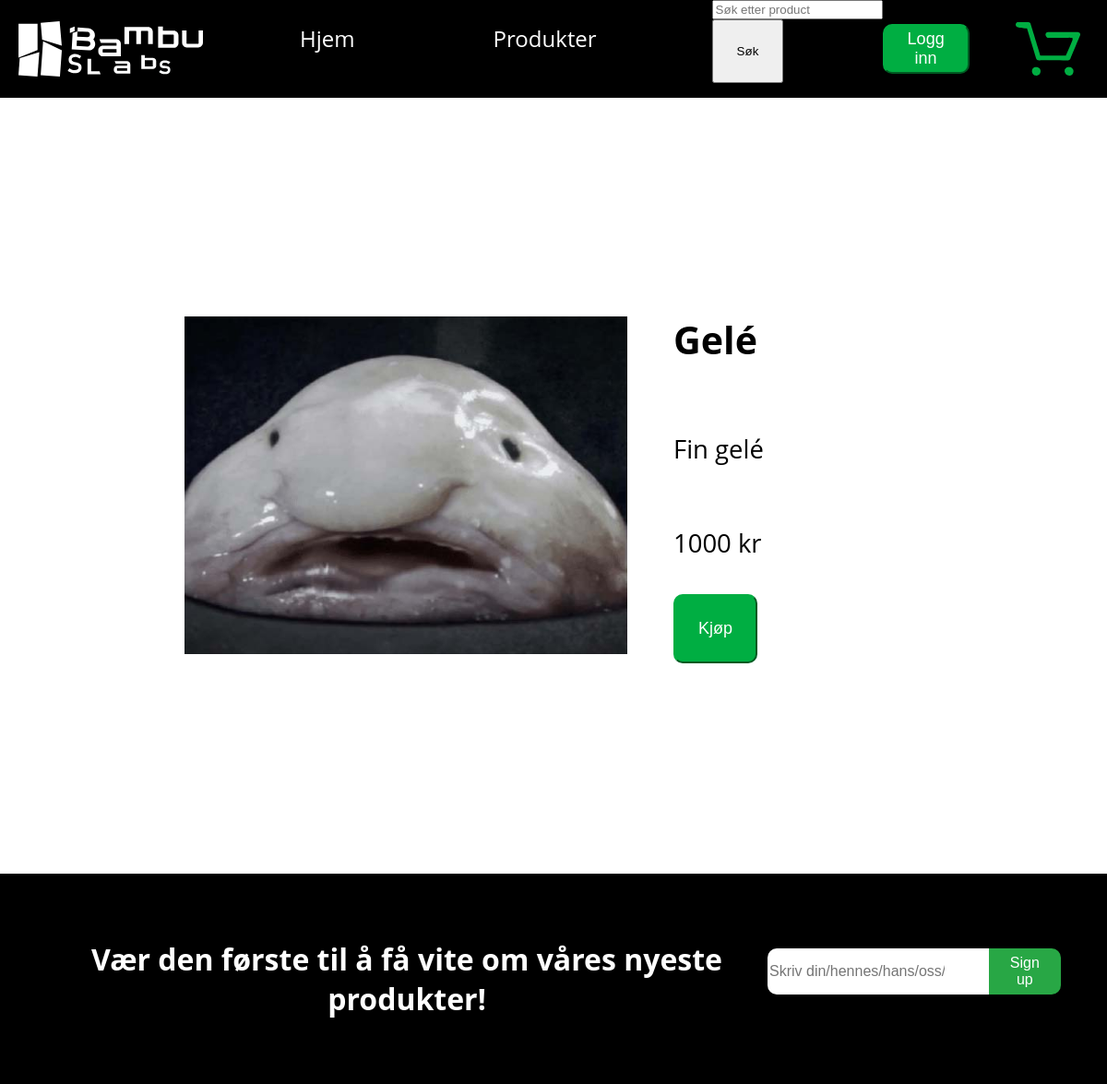
/prudukt.html?id=2, run on the app's committed database.
### app.py (models this page shows)
class Produkt(db.Model):
    id = db.Column(db.String, primary_key=True)
    name = db.Column(db.String, nullable=False)
    price = db.Column(db.String, nullable=False)
    pricetall = db.Column(db.Integer, nullable=False)
    pricetext = db.Column(db.String, nullable=False)
    image = db.Column(db.String, nullable=False)
    description = db.Column(db.Text, nullable=False)

### app.py (the view, shortened to what this page needs)
@app.route('/prudukt.html', methods=['GET', 'POST'])
def hent_produkter():
    product_id = request.args.get('id')  # Henter ID fra spørringsparameter
    produkt = Produkt.query.get(product_id)  # Henter produktet med den spesifikke ID-en
    if produkt is None:
        return "Produkt ikke funnet", 404  # Returner 404 hvis produktet ikke finnes
    return render_template('prudukt.html', produkt=produkt)

### templates/prudukt.html (shortened to what this page needs)
{% extends 'nav2.html' %}
{% block body %}
<!DOCTYPE html>
<html lang="en">
<head>
    <link rel="stylesheet" href="static/styling.css">
</head>
<body>
<div class="altprudukter">
    <img id="productImage" src="{{ produkt.image }}" alt="Bilde av {{ produkt.name }}">
    <div class="tekstogkjøp">
        <h2 id="productName">{{ produkt.name }}</h2>
        <p id="productDescription">{{ produkt.description }}</p>
        <p id="productPrice">{{ produkt.price }}</p>
        <div id="knappdivvv2">
            <form action="{{ url_for('add_to_cart', product_id=produkt.id) }}" method="POST">
            <a type="submit" id="handlekurvLink" href="#"><button id="leggTilHandklekurvID">Kjøp</button></a>
        </form>
        </div>
    </div>
</div>
<div class="fotter">
    <h1>Vær den første til å få vite om våres nyeste produkter!</h1>
    <form method="POST" action="{{ url_for('subscribe_newsletter') }}">
        <div class="signup-container">
            <input type="email" name="nyheter" class="email-input" placeholder="Skriv din/hennes/hans/oss/deres/ailien email">
            <button type="submit" class="signup-button">Sign up</button>
        </div>
    </form>
</div>
</body>
</html>
{% endblock %}

### static/styling.css (style rules this page uses)
body { margin: 0%; overflow-x: hidden; font-family: "Open Sans","system-ui","Segoe UI",Roboto,Oxygen,Ubuntu,"Fira Sans","Droid Sans","Helvetica Neue",sans; }
.textnav a, button { padding: 25px; }
#handlekurvLink button { background-color: #00AE42; color: white; border-color: #00AE42; border-radius: 10px; font-size: large; align-items: center; }
h1 { text-align: center; }
a { text-decoration: none; color: #000000; }
.altprudukter { display: flex; align-items: center; gap: 50px; margin: 200px; }
.altprudukter img { width: 40vw; }
.tekstogkjøp { display: flex; flex-direction: column; justify-content: left !important ; width: 700px; gap: 10px; font-size: 3ch; }
.signup-container { display: flex; border-radius: 1px; max-width: 500px; width: 100%; height: 50px; box-shadow: 0 4px 6px rgba(0, 0, 0, 0.1); justify-content: center; }
.email-input { border: none; padding-right: 4vw; width: 100%; font-size: 16px; border-top-left-radius: 10px; border-bottom-left-radius: 10px; outline: none; }
.signup-button { background-color: #28a745; color: white; border: none; padding: 5px 20px; cursor: pointer; font-size: 16px; border-top-right-radius: 10px; border-bottom-right-radius: 10px; transition: background-color 0.3s; }
.fotter { display: flex; justify-content: space-between; align-items: center; background-color: #000000; color: rgb(255, 255, 255); padding: 50px; }

### data on the page
Produkt: image (picture), name "Gelé", description "Fin gelé", price "1000 kr"
